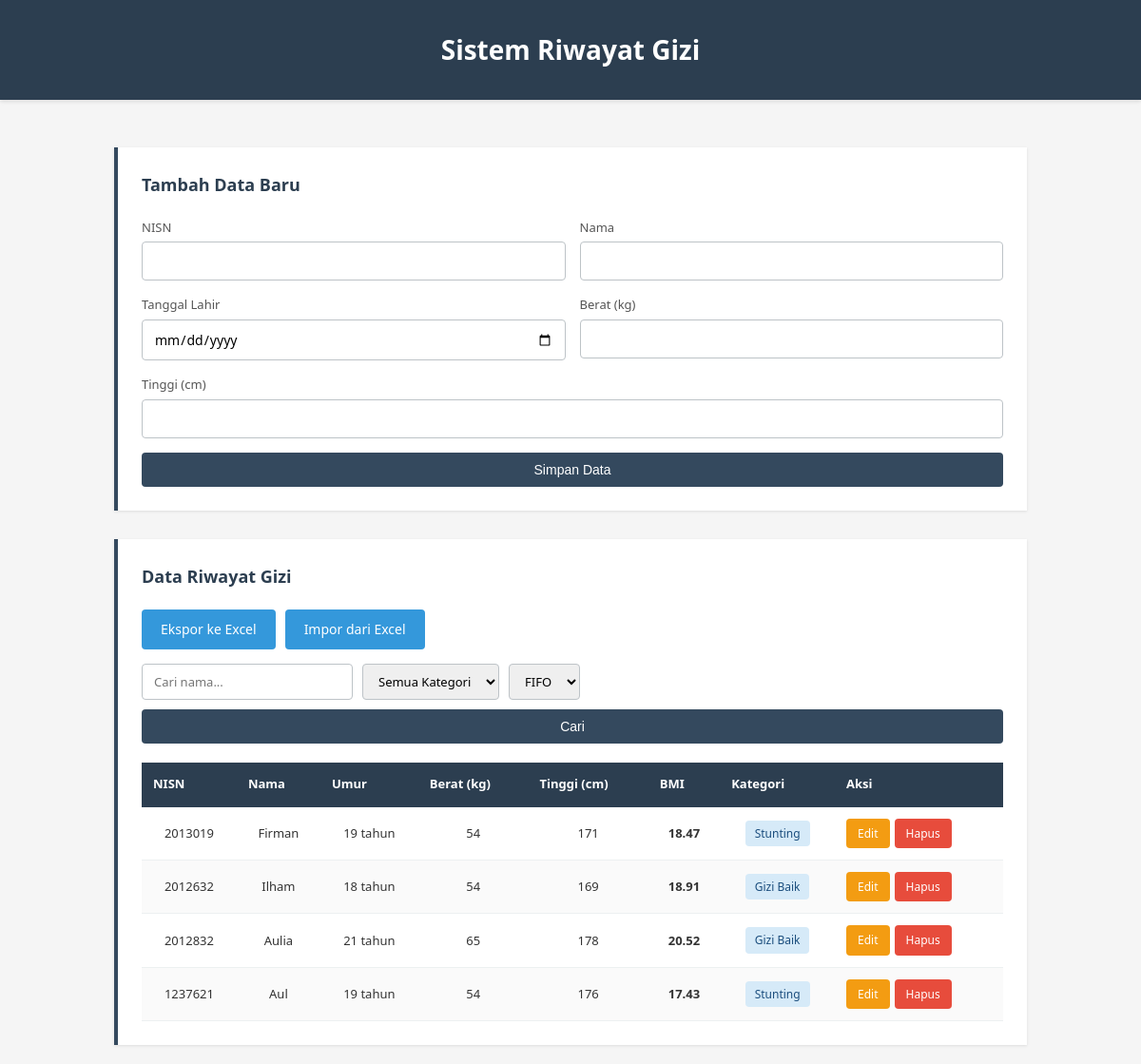
The page / on the database its author committed.
### tables this page shows
CREATE TABLE `riwayat_gizi` (
  `id` int NOT NULL AUTO_INCREMENT,
  `nisn` int NOT NULL,
  `nama` varchar(100) DEFAULT NULL,
  `tanggal` date DEFAULT NULL,
  `berat` float DEFAULT NULL,
  `tinggi` float DEFAULT NULL,
  `bmi` float DEFAULT NULL,
  `kategori` varchar(50) DEFAULT NULL,
  PRIMARY KEY (`id`)
);

### index.php (the view, shortened to what this page needs)
<?php include 'koneksi.php'; ?>
<!DOCTYPE html>
<html lang="id">
<head>
    <link rel="stylesheet" href="style.css">
</head>
<body>
    <header>
        <h1>Sistem Riwayat Gizi</h1>
    </header>
    <div class="container">
        <div class="form-container">
            <h2>Tambah Data Baru</h2>
            <form action="tambah.php" method="POST">
                <div class="form-row">
                    <div class="form-group">
                        <label for="nisn">NISN</label>
                        <input type="number" id="nisn" name="nisn" required>
                    </div>
                    <div class="form-group">
                        <label for="nama">Nama</label>
                        <input type="text" id="nama" name="nama" required>
                    </div>
                </div>
                <div class="form-row">
                    <div class="form-group">
                        <label for="tanggal">Tanggal Lahir</label>
                        <input type="date" id="tanggal" name="tanggal" required>
                    </div>
                    <div class="form-group">
                        <label for="berat">Berat (kg)</label>
                        <input type="number" id="berat" name="berat" step="0.1" required>
                    </div>
                </div>
                <div class="form-row full">
                    <div class="form-group">
                        <label for="tinggi">Tinggi (cm)</label>
                        <input type="number" id="tinggi" name="tinggi" step="0.1" required>
                    </div>
                </div>
                <button type="submit" class="btn-primary">Simpan Data</button>
            </form>
        </div>
        <div class="table-container">
            <h2>Data Riwayat Gizi</h2>
            <div class="btn-group">
                <a href="export.php" class="btn btn-success">Ekspor ke Excel</a>
                <a href="import.php" class="btn btn-info">Impor dari Excel</a>
            </div>
            <form method="GET" class="filter-section">
                <input type="text" name="cari" value="<?= htmlspecialchars($_GET['cari'] ?? '') ?>" placeholder="Cari nama...">
                <select name="kategori">
                    <option value="">Semua Kategori</option>
                </select>
                <select name="mode">
                    <option value="FIFO" <?= ($_GET['mode'] ?? 'FIFO') === 'FIFO' ? 'selected' : '' ?>>FIFO</option>
                </select>
                <button type="submit" class="btn btn-primary">Cari</button>
            </form>
            <table>
                <thead>
                    <tr>
                        <th>NISN</th>
                        <th>Nama</th>
                        <th>Umur</th>
                        <th>Berat (kg)</th>
                        <th>Tinggi (cm)</th>
                        <th>BMI</th>
                        <th>Kategori</th>
                        <th>Aksi</th>
                    </tr>
                </thead>
                <tbody>
                    <?php
                    $mode = $_GET['mode'] ?? 'FIFO';
                    $query = "SELECT * FROM riwayat_gizi WHERE 1=1";
                    if ($mode == "LIFO") {
                        $query .= " ORDER BY id DESC";
                    } else {
                        $query .= " ORDER BY id ASC";
                    }
                    $result = mysqli_query($conn, $query);
                    while ($row = mysqli_fetch_assoc($result)) {
                        $badgeClass = 'badge-primary';
                        if ($row['kategori'] == "Stunting") $badgeClass = 'badge-primary';
                        elseif ($row['kategori'] == "Gizi Baik") $badgeClass = 'badge-success';
                        elseif ($row['kategori'] == "Obesitas") $badgeClass = 'badge-danger';
                        $birthDate = new DateTime($row['tanggal']);
                        $today = new DateTime();
                        $age = $today->diff($birthDate)->y;
                        echo "<tr>
                            <td>{$row['nisn']}</td>
                            <td>{$row['nama']}</td>
                            <td>{$age} tahun</td>
                            <td>{$row['berat']}</td>
                            <td>{$row['tinggi']}</td>
                            <td><strong>{$row['bmi']}</strong></td>
                            <td><span class='badge {$badgeClass}'>{$row['kategori']}</span></td>
                            <td>
                                <div class='action-buttons'>
                                    <a href='edit.php?id={$row['id']}' class='btn btn-warning btn-sm'>Edit</a>
                                    <a href='hapus.php?id={$row['id']}' class='btn btn-danger btn-sm' onclick=\"return confirm('Yakin ingin menghapus data ini?')\">Hapus</a>
                                </div>
                            </td>
                        </tr>";
                    }
                    ?>
                </tbody>
            </table>
        </div>
    </div>
</body>
</html>

### style.css (style rules this page uses)
* { margin: 0; padding: 0; box-sizing: border-box; }
body { font-family: 'Segoe UI', Tahoma, Geneva, Verdana, sans-serif; background-color: #f5f5f5; color: #333; line-height: 1.6; }
.container { max-width: 1000px; margin: 0 auto; padding: 20px; }
header { background-color: #2c3e50; color: white; padding: 30px 0; margin-bottom: 30px; text-align: center; box-shadow: 0 2px 4px rgba(0, 0, 0, 0.1); }
header h1 { font-size: 28px; font-weight: 600; }
.form-container { background-color: white; padding: 25px; margin-bottom: 30px; border-left: 4px solid #34495e; box-shadow: 0 1px 3px rgba(0, 0, 0, 0.1); }
.form-container h2 { font-size: 18px; margin-bottom: 20px; color: #2c3e50; font-weight: 600; }
.form-row { display: grid; grid-template-columns: 1fr 1fr; gap: 15px; margin-bottom: 15px; }
.form-row.full { grid-template-columns: 1fr; }
.form-group { display: flex; flex-direction: column; }
label { font-size: 13px; font-weight: 500; margin-bottom: 5px; color: #555; }
input[type="text"], input[type="email"], input[type="number"], input[type="date"], select, textarea { padding: 10px 12px; border: 1px solid #bdc3c7; border-radius: 4px; font-size: 14px; font-family: inherit; transition: border-color 0.3s; }
button, .btn { padding: 10px 20px; border: none; border-radius: 4px; font-size: 14px; font-weight: 500; cursor: pointer; transition: background-color 0.3s; text-decoration: none; display: inline-block; }
.btn-primary, button[type="submit"] { background-color: #34495e; color: white; width: 100%; }
.btn-success { background-color: #3498db; color: white; }
.btn-info { background-color: #3498db; color: white; }
.btn-warning { background-color: #f39c12; color: white; }
.btn-danger { background-color: #e74c3c; color: white; }
.btn-sm { padding: 6px 12px; font-size: 12px; }
.btn-group { display: flex; gap: 10px; margin-bottom: 15px; }
.table-container { background-color: white; padding: 25px; border-left: 4px solid #34495e; box-shadow: 0 1px 3px rgba(0, 0, 0, 0.1); }
.table-container h2 { font-size: 18px; margin-bottom: 20px; color: #2c3e50; font-weight: 600; }
.filter-section { margin-bottom: 20px; display: flex; gap: 10px; flex-wrap: wrap; }
.filter-section input, .filter-section select { padding: 8px 12px; font-size: 13px; }
table { width: 100%; border-collapse: collapse; margin-top: 15px; }
table thead { background-color: #34495e; color: white; }
table th { padding: 12px; text-align: left; font-weight: 600; font-size: 13px; border-bottom: 2px solid #2c3e50; }
table td { padding: 12px; border-bottom: 1px solid #ecf0f1; font-size: 13px; }
table tbody tr:nth-child(even) { background-color: #fafafa; }
.badge { display: inline-block; padding: 4px 10px; border-radius: 4px; font-size: 12px; font-weight: 500; }
.badge-primary { background-color: #d6eaf8; color: #1a4d7d; }
.badge-success { background-color: #d6eaf8; color: #1a4d7d; }
.action-buttons { display: flex; gap: 5px; }
th { background: #2c3e50; color: white; }
td, th { padding: 10px; text-align: center; }

### rows shown on the page
riwayat_gizi: nisn "2013019", nama "Firman", berat "54", tinggi "171", bmi "18.47", kategori "Stunting"
riwayat_gizi: nisn "2012632", nama "Ilham", berat "54", tinggi "169", bmi "18.91", kategori "Gizi Baik"
riwayat_gizi: nisn "2012832", nama "Aulia", berat "65", tinggi "178", bmi "20.52", kategori "Gizi Baik"
riwayat_gizi: nisn "1237621", nama "Aul", berat "54", tinggi "176", bmi "17.43", kategori "Stunting"
